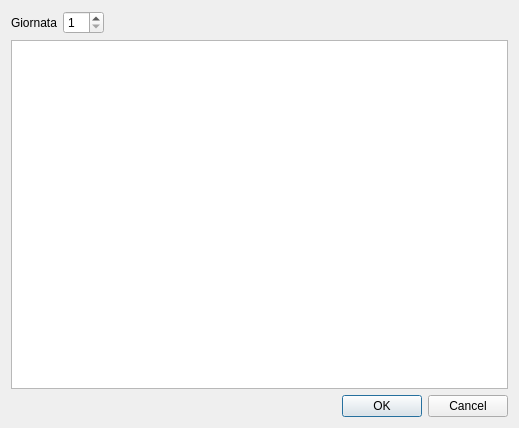
<?xml version="1.0" encoding="UTF-8"?>
<ui version="4.0">
 <class>UiInsertLineup</class>
 <widget class="QDialog" name="UiInsertLineup">
  <property name="geometry">
   <rect>
    <x>0</x>
    <y>0</y>
    <width>519</width>
    <height>428</height>
   </rect>
  </property>
  <property name="windowTitle">
   <string>Dialog</string>
  </property>
  <layout class="QGridLayout" name="gridLayout">
   <item row="0" column="0">
    <layout class="QVBoxLayout" name="verticalLayout">
     <item>
      <layout class="QHBoxLayout" name="horizontalLayout_2">
       <item>
        <layout class="QHBoxLayout" name="horizontalLayout">
         <item>
          <widget class="QLabel" name="labelRound">
           <property name="text">
            <string>Giornata</string>
           </property>
          </widget>
         </item>
         <item>
          <widget class="QSpinBox" name="spinBoxRound">
           <property name="minimum">
            <number>1</number>
           </property>
          </widget>
         </item>
        </layout>
       </item>
       <item>
        <spacer name="horizontalSpacer">
         <property name="orientation">
          <enum>Qt::Horizontal</enum>
         </property>
         <property name="sizeHint" stdset="0">
          <size>
           <width>40</width>
           <height>20</height>
          </size>
         </property>
        </spacer>
       </item>
      </layout>
     </item>
     <item>
      <widget class="QTextEdit" name="textEdit"/>
     </item>
     <item>
      <widget class="QDialogButtonBox" name="buttonBox">
       <property name="orientation">
        <enum>Qt::Horizontal</enum>
       </property>
       <property name="standardButtons">
        <set>QDialogButtonBox::Cancel|QDialogButtonBox::Ok</set>
       </property>
      </widget>
     </item>
    </layout>
   </item>
  </layout>
 </widget>
 <resources/>
 <connections>
  <connection>
   <sender>buttonBox</sender>
   <signal>accepted()</signal>
   <receiver>UiInsertLineup</receiver>
   <slot>accept()</slot>
   <hints>
    <hint type="sourcelabel">
     <x>248</x>
     <y>254</y>
    </hint>
    <hint type="destinationlabel">
     <x>157</x>
     <y>274</y>
    </hint>
   </hints>
  </connection>
  <connection>
   <sender>buttonBox</sender>
   <signal>rejected()</signal>
   <receiver>UiInsertLineup</receiver>
   <slot>reject()</slot>
   <hints>
    <hint type="sourcelabel">
     <x>316</x>
     <y>260</y>
    </hint>
    <hint type="destinationlabel">
     <x>286</x>
     <y>274</y>
    </hint>
   </hints>
  </connection>
 </connections>
</ui>
